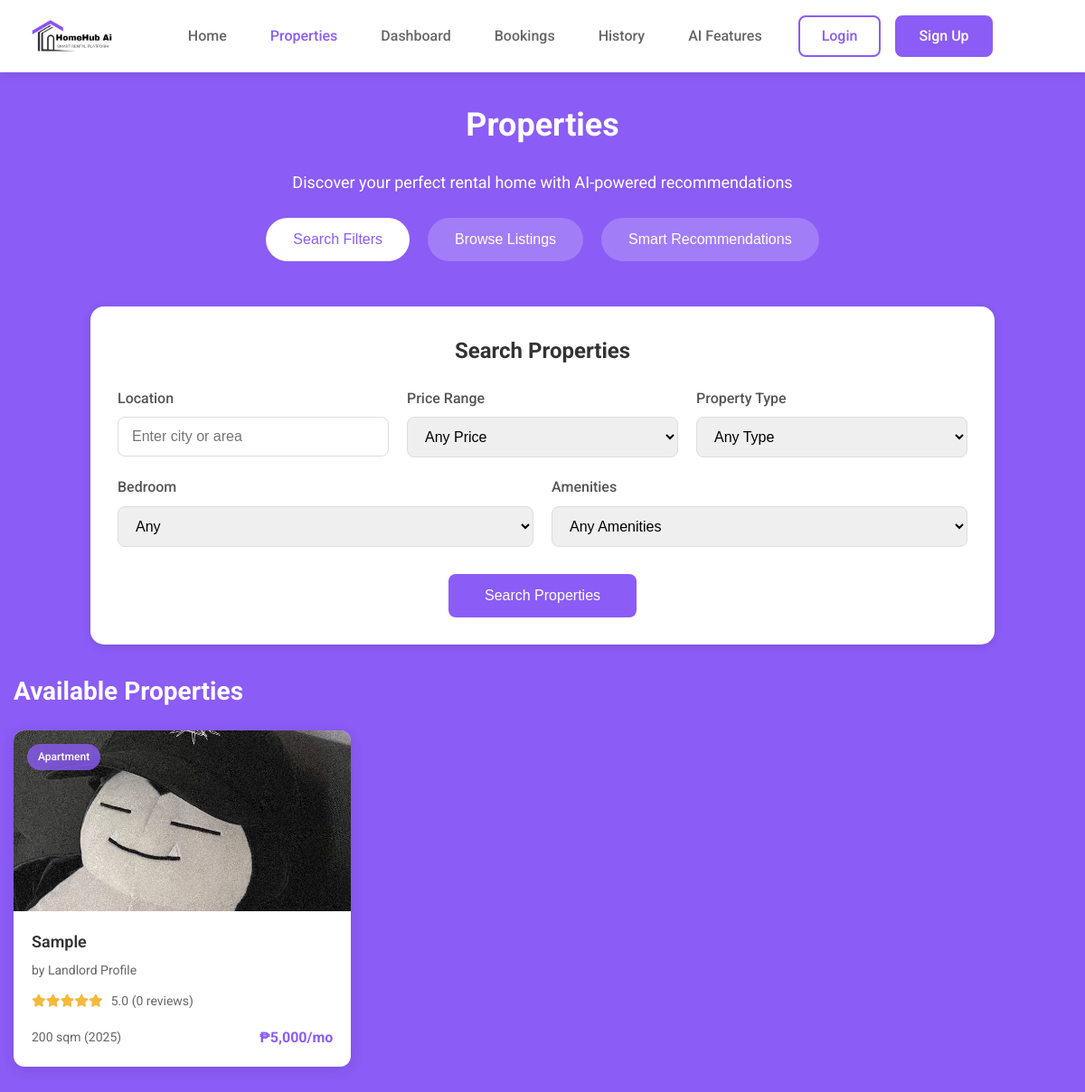
/properties.php, run on the app's committed database.
### tables this page shows
CREATE TABLE `properties` (
  `id` int(11) NOT NULL,
  `landlord_id` int(11) NOT NULL,
  `title` varchar(255) NOT NULL,
  `description` text DEFAULT NULL,
  `address` text NOT NULL,
  `city` varchar(100) NOT NULL,
  `state` varchar(100) NOT NULL,
  `zip_code` varchar(20) NOT NULL,
  `property_type` enum('apartment','house','condo','room','commercial') NOT NULL,
  `bedrooms` int(11) NOT NULL,
  `bathrooms` decimal(3,1) NOT NULL,
  `square_feet` int(11) DEFAULT NULL,
  `rent_amount` decimal(10,2) NOT NULL,
  `deposit_amount` decimal(10,2) NOT NULL,
  `availability_date` date DEFAULT NULL,
  `status` enum('available','rented','maintenance','unlisted') DEFAULT 'available',
  `created_at` timestamp NOT NULL DEFAULT current_timestamp(),
  `updated_at` timestamp NOT NULL DEFAULT current_timestamp() ON UPDATE current_timestamp()
);

### properties.php (the view, shortened to what this page needs)
<?php
$isLoggedIn = isset($_SESSION['user_id']);
$userType = isset($_SESSION['user_type']) ? $_SESSION['user_type'] : null;
$conn = getDbConnection();
$query = "SELECT p.*,
         (SELECT image_url FROM property_images WHERE property_id = p.id AND is_primary = 1 LIMIT 1) AS primary_image,
         l.id AS landlord_id,
         CONCAT(u.first_name, ' ', u.last_name) AS owner_name,
         0 AS review_count,
         5.0 AS avg_rating
         FROM properties p
         JOIN landlords l ON p.landlord_id = l.id
         JOIN users u ON l.user_id = u.id
         WHERE p.status = 'available'
         ORDER BY p.created_at DESC";
$result = $conn->query($query);
$properties = [];
if ($result->num_rows > 0) {
    while($row = $result->fetch_assoc()) {
        $properties[] = $row;
    }
}
?>
<!DOCTYPE html>
<html lang="en">
<head>
    <link rel="stylesheet" href="assets/css/properties.css">
    <link rel="stylesheet" href="https://cdnjs.cloudflare.com/ajax/libs/font-awesome/6.0.0/css/all.min.css">
</head>
<body>
    <nav class="navbar">
        <div class="nav-container">
            <div class="nav-logo">
                <img src="assets/homehublogo.jpg" alt="HomeHub AI Logo" class="logo-img">
            </div>
<div class="nav-center">
    <a href="guest/index.html" class="nav-link">Home</a>
    <a href="properties.php" class="nav-link active">Properties</a>
   <?php if($isLoggedIn): ?>
    <a href="<?php echo $userType; ?>/dashboard.php" class="nav-link">Dashboard</a>
    <a href= "bookings.php" class="nav-link">Bookings</a>
    <a href="<?php echo $userType; ?>/history.html" class="nav-link">History</a>
    <a href="<?php echo $userType; ?>/ai-features.html" class="nav-link">AI Features</a>
<?php else: ?>
    <a href="login/login.html" class="nav-link">Dashboard</a>
    <a href="bookings.php" class="nav-link">Bookings</a>
    <a href="login/login.html" class="nav-link">History</a>
    <a href="guest/ai-features.html" class="nav-link">AI Features</a>
<?php endif; ?>
            <div class="nav-right">
                <?php if($isLoggedIn): ?>
                    <span class="user-greeting">Welcome, <?php echo htmlspecialchars($_SESSION['user_name']); ?></span>
                    <a href="#" id="logoutBtn" class="btn-login">Logout</a>
                <?php else: ?>
                    <a href="login/login.html" class="btn-login">Login</a>
                    <a href="login/signup.html" class="btn-signup">Sign Up</a>
                <?php endif; ?>
            </div>
        </div>
    </nav>
    <main class="main-content">
        <div class="properties-header">
            <h1>Properties</h1>
            <div class="header-content">
                <p class="header-text">Discover your perfect rental home with AI-powered recommendations</p>
                <div class="tab-buttons">
                    <button class="tab-btn active" data-tab="search">Search Filters</button>
                    <button class="tab-btn" data-tab="browse">Browse Listings</button>
                    <button class="tab-btn" data-tab="smart">Smart Recommendations</button>
                </div>
            </div>
        </div>
        <div class="search-section tab-content active" id="search-tab">
            <h2>Search Properties</h2>
            <form id="property-search-form" class="search-form">
                <div class="search-row">
                    <div class="search-group">
                        <label for="location">Location</label>
                        <input type="text" id="location" name="location" placeholder="Enter city or area" list="location-list">
                    </div>
                    <div class="search-group">
                        <label for="price-range">Price Range</label>
                        <select id="price-range" name="price_range">
                            <option value="">Any Price</option>
                        </select>
                    </div>
                    <div class="search-group">
                        <label for="property-type">Property Type</label>
                        <select id="property-type" name="property_type">
                            <option value="">Any Type</option>
                        </select>
                    </div>
                </div>
                <div class="search-row">
                    <div class="search-group">
                        <label for="bedrooms">Bedroom</label>
                        <select id="bedrooms" name="bedrooms">
                            <option value="">Any</option>
                        </select>
                    </div>
                    <div class="search-group">
                        <label for="amenities">Amenities</label>
                        <select id="amenities" name="amenities">
                            <option value="">Any Amenities</option>
                        </select>
                    </div>
                </div>
                <div class="search-btn-container">
                    <button type="submit" class="search-btn">Search Properties</button>
                </div>
            </form>
        </div>
        <div class="properties-container">
            <h2>Available Properties</h2>
            <div class="properties-grid" id="properties-grid">
                <?php if(count($properties) > 0): ?>
                    <?php foreach($properties as $property): ?>
                        <div class="property-card" data-property-id="<?php echo $property['id']; ?>">
                            <div class="property-image">
                                <?php if(!empty($property['primary_image'])): ?>
                                    <img src="<?php echo htmlspecialchars($property['primary_image']); ?>" alt="<?php echo htmlspecialchars($property['title']); ?>">
                                <?php else: ?>
                                    <img src="assets/images/no-image.jpg" alt="No image available">
                                <?php endif; ?>
                                <div class="property-type"><?php echo ucfirst(htmlspecialchars($property['property_type'])); ?></div>
                            </div>
                            <div class="property-details">
                                <h3 class="property-title"><?php echo htmlspecialchars($property['title']); ?></h3>
                                <p class="property-owner">by <?php echo htmlspecialchars($property['owner_name']); ?></p>
                                <div class="property-rating">
                                    <?php
                                    $rating = round($property['avg_rating'] * 2) / 2;
                                    for($i = 1; $i <= 5; $i++):
                                        if($i <= $rating):
                                            echo '<i class="fas fa-star"></i>';
                                        elseif($i - 0.5 == $rating):
                                            echo '<i class="fas fa-star-half-alt"></i>';
                                        else:
                                            echo '<i class="far fa-star"></i>';
                                        endif;
                                    endfor;
                                    ?>
                                    <span><?php echo number_format($property['avg_rating'], 1); ?> (<?php echo $property['review_count']; ?> reviews)</span>
                                </div>
                                <div class="property-meta">
                                    <div class="property-size">
                                        <?php echo $property['square_feet']; ?> sqm (<?php echo date('Y', strtotime($property['created_at'])); ?>)
                                    </div>
                                    <div class="property-price">
                                        ₱<?php echo number_format($property['rent_amount']); ?>/mo
                                    </div>
                                </div>
                            </div>
                        </div>
                    <?php endforeach; ?>
                <?php else: ?>
                    <div class="no-properties">
                        <p>No properties available at the moment. Please check back later.</p>
                    </div>
                <?php endif; ?>
            </div>
        </div>
    </main>
</body>
</html>

### data on the page
properties: property_type "Apartment", title "Sample", owner_name "Landlord Profile", avg_rating "5.0", review_count "0", square_feet "200", created_at "2025", rent_amount "5,000"
